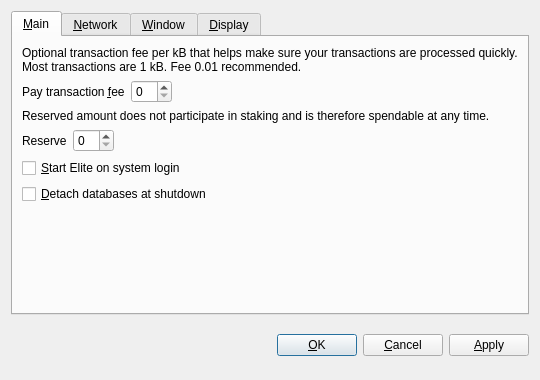
<?xml version="1.0" encoding="UTF-8"?>
<ui version="4.0">
 <class>OptionsDialog</class>
 <widget class="QDialog" name="OptionsDialog">
  <property name="geometry">
   <rect>
    <x>0</x>
    <y>0</y>
    <width>540</width>
    <height>380</height>
   </rect>
  </property>
  <property name="windowTitle">
   <string>Options</string>
  </property>
  <property name="modal">
   <bool>true</bool>
  </property>
  <layout class="QVBoxLayout" name="verticalLayout">
   <item>
    <widget class="QTabWidget" name="tabWidget">
     <property name="tabPosition">
      <enum>QTabWidget::North</enum>
     </property>
     <property name="currentIndex">
      <number>0</number>
     </property>
     <widget class="QWidget" name="tabMain">
      <attribute name="title">
       <string>&amp;Main</string>
      </attribute>
      <layout class="QVBoxLayout" name="verticalLayout_Main">
       <item>
        <widget class="QLabel" name="transactionFeeInfoLabel">
         <property name="text">
          <string>Optional transaction fee per kB that helps make sure your transactions are processed quickly. Most transactions are 1 kB. Fee 0.01 recommended.</string>
         </property>
         <property name="textFormat">
          <enum>Qt::PlainText</enum>
         </property>
         <property name="wordWrap">
          <bool>true</bool>
         </property>
        </widget>
       </item>
       <item>
        <layout class="QHBoxLayout" name="horizontalLayoutFee">
         <item>
          <widget class="QLabel" name="transactionFeeLabel">
           <property name="text">
            <string>Pay transaction &amp;fee</string>
           </property>
           <property name="textFormat">
            <enum>Qt::PlainText</enum>
           </property>
           <property name="buddy">
            <cstring>transactionFee</cstring>
           </property>
          </widget>
         </item>
         <item>
          <widget class="BitcoinAmountField" name="transactionFee"/>
         </item>
         <item>
          <spacer name="horizontalSpacerFee">
           <property name="orientation">
            <enum>Qt::Horizontal</enum>
           </property>
           <property name="sizeHint" stdset="0">
            <size>
             <width>40</width>
             <height>20</height>
            </size>
           </property>
          </spacer>
         </item>
        </layout>
       </item>
       <item>
        <widget class="QLabel" name="reserveBalanceInfoLabel">
         <property name="text">
          <string>Reserved amount does not participate in staking and is therefore spendable at any time.</string>
         </property>
         <property name="textFormat">
          <enum>Qt::PlainText</enum>
         </property>
         <property name="wordWrap">
          <bool>true</bool>
         </property>
        </widget>
       </item>
       <item>
        <layout class="QHBoxLayout" name="horizontalLayoutReserveBalance">
         <item>
          <widget class="QLabel" name="reserveBalanceLabel">
           <property name="text">
            <string>Reserve</string>
           </property>
           <property name="textFormat">
            <enum>Qt::PlainText</enum>
           </property>
           <property name="buddy">
            <cstring>reserveBalance</cstring>
           </property>
          </widget>
         </item>
         <item>
          <widget class="BitcoinAmountField" name="reserveBalance"/>
         </item>
         <item>
          <spacer name="horizontalSpacerReserveBalance">
           <property name="orientation">
            <enum>Qt::Horizontal</enum>
           </property>
           <property name="sizeHint" stdset="0">
            <size>
             <width>40</width>
             <height>20</height>
            </size>
           </property>
          </spacer>
         </item>
        </layout>
       </item>
       <item>
        <widget class="QCheckBox" name="bitcoinAtStartup">
         <property name="toolTip">
          <string>Automatically start Elite after logging in to the system.</string>
         </property>
         <property name="text">
          <string>&amp;Start Elite on system login</string>
         </property>
        </widget>
       </item>
       <item>
        <widget class="QCheckBox" name="detachDatabases">
         <property name="toolTip">
          <string>Detach block and address databases at shutdown. This means they can be moved to another data directory, but it slows down shutdown. The wallet is always detached.</string>
         </property>
         <property name="text">
          <string>&amp;Detach databases at shutdown</string>
         </property>
        </widget>
       </item>
       <item>
        <spacer name="verticalSpacer_Main">
         <property name="orientation">
          <enum>Qt::Vertical</enum>
         </property>
         <property name="sizeHint" stdset="0">
          <size>
           <width>20</width>
           <height>40</height>
          </size>
         </property>
        </spacer>
       </item>
      </layout>
     </widget>
     <widget class="QWidget" name="tabNetwork">
      <attribute name="title">
       <string>&amp;Network</string>
      </attribute>
      <layout class="QVBoxLayout" name="verticalLayout_Network">
       <item>
        <widget class="QCheckBox" name="mapPortUpnp">
         <property name="toolTip">
          <string>Automatically open the Elite client port on the router. This only works when your router supports UPnP and it is enabled.</string>
         </property>
         <property name="text">
          <string>Map port using &amp;UPnP</string>
         </property>
        </widget>
       </item>
       <item>
        <widget class="QCheckBox" name="connectSocks">
         <property name="toolTip">
          <string>Connect to the Elite network through a SOCKS proxy (e.g. when connecting through Tor).</string>
         </property>
         <property name="text">
          <string>&amp;Connect through SOCKS proxy:</string>
         </property>
        </widget>
       </item>
       <item>
        <layout class="QHBoxLayout" name="horizontalLayout_Network">
         <item>
          <widget class="QLabel" name="proxyIpLabel">
           <property name="text">
            <string>Proxy &amp;IP:</string>
           </property>
           <property name="textFormat">
            <enum>Qt::PlainText</enum>
           </property>
           <property name="buddy">
            <cstring>proxyIp</cstring>
           </property>
          </widget>
         </item>
         <item>
          <widget class="QValidatedLineEdit" name="proxyIp">
           <property name="maximumSize">
            <size>
             <width>140</width>
             <height>16777215</height>
            </size>
           </property>
           <property name="toolTip">
            <string>IP address of the proxy (e.g. 127.0.0.1)</string>
           </property>
          </widget>
         </item>
         <item>
          <widget class="QLabel" name="proxyPortLabel">
           <property name="text">
            <string>&amp;Port:</string>
           </property>
           <property name="textFormat">
            <enum>Qt::PlainText</enum>
           </property>
           <property name="buddy">
            <cstring>proxyPort</cstring>
           </property>
          </widget>
         </item>
         <item>
          <widget class="QLineEdit" name="proxyPort">
           <property name="maximumSize">
            <size>
             <width>55</width>
             <height>16777215</height>
            </size>
           </property>
           <property name="toolTip">
            <string>Port of the proxy (e.g. 9050)</string>
           </property>
          </widget>
         </item>
         <item>
          <widget class="QLabel" name="socksVersionLabel">
           <property name="text">
            <string>SOCKS &amp;Version:</string>
           </property>
           <property name="textFormat">
            <enum>Qt::PlainText</enum>
           </property>
           <property name="buddy">
            <cstring>socksVersion</cstring>
           </property>
          </widget>
         </item>
         <item>
          <widget class="QValueComboBox" name="socksVersion">
           <property name="toolTip">
            <string>SOCKS version of the proxy (e.g. 5)</string>
           </property>
          </widget>
         </item>
         <item>
          <spacer name="horizontalSpacer_Network">
           <property name="orientation">
            <enum>Qt::Horizontal</enum>
           </property>
           <property name="sizeHint" stdset="0">
            <size>
             <width>40</width>
             <height>20</height>
            </size>
           </property>
          </spacer>
         </item>
        </layout>
       </item>
       <item>
        <spacer name="verticalSpacer_Network">
         <property name="orientation">
          <enum>Qt::Vertical</enum>
         </property>
         <property name="sizeHint" stdset="0">
          <size>
           <width>20</width>
           <height>40</height>
          </size>
         </property>
        </spacer>
       </item>
      </layout>
     </widget>
     <widget class="QWidget" name="tabWindow">
      <attribute name="title">
       <string>&amp;Window</string>
      </attribute>
      <layout class="QVBoxLayout" name="verticalLayout_Window">
       <item>
        <widget class="QCheckBox" name="minimizeToTray">
         <property name="toolTip">
          <string>Show only a tray icon after minimizing the window.</string>
         </property>
         <property name="text">
          <string>&amp;Minimize to the tray instead of the taskbar</string>
         </property>
        </widget>
       </item>
       <item>
        <widget class="QCheckBox" name="minimizeOnClose">
         <property name="toolTip">
          <string>Minimize instead of exit the application when the window is closed. When this option is enabled, the application will be closed only after selecting Quit in the menu.</string>
         </property>
         <property name="text">
          <string>M&amp;inimize on close</string>
         </property>
        </widget>
       </item>
       <item>
        <spacer name="verticalSpacer_Window">
         <property name="orientation">
          <enum>Qt::Vertical</enum>
         </property>
         <property name="sizeHint" stdset="0">
          <size>
           <width>20</width>
           <height>40</height>
          </size>
         </property>
        </spacer>
       </item>
      </layout>
     </widget>
     <widget class="QWidget" name="tabDisplay">
      <attribute name="title">
       <string>&amp;Display</string>
      </attribute>
      <layout class="QVBoxLayout" name="verticalLayout_Display">
       <item>
        <layout class="QHBoxLayout" name="horizontalLayout_1_Display">
         <item>
          <widget class="QLabel" name="langLabel">
           <property name="text">
            <string>User Interface &amp;language:</string>
           </property>
           <property name="textFormat">
            <enum>Qt::PlainText</enum>
           </property>
           <property name="buddy">
            <cstring>lang</cstring>
           </property>
          </widget>
         </item>
         <item>
          <widget class="QValueComboBox" name="lang">
           <property name="toolTip">
            <string>The user interface language can be set here. This setting will take effect after restarting Elite.</string>
           </property>
          </widget>
         </item>
        </layout>
       </item>
       <item>
        <layout class="QHBoxLayout" name="horizontalLayout_2_Display">
         <item>
          <widget class="QLabel" name="unitLabel">
           <property name="text">
            <string>&amp;Unit to show amounts in:</string>
           </property>
           <property name="textFormat">
            <enum>Qt::PlainText</enum>
           </property>
           <property name="buddy">
            <cstring>unit</cstring>
           </property>
          </widget>
         </item>
         <item>
          <widget class="QValueComboBox" name="unit">
           <property name="toolTip">
            <string>Choose the default subdivision unit to show in the interface and when sending coins.</string>
           </property>
          </widget>
         </item>
        </layout>
       </item>
       <item>
        <widget class="QCheckBox" name="use1337Theme">
         <property name="text">
          <string>Use Elite visual theme (requires restart)</string>
         </property>
        </widget>
       </item>	   
       <item>
        <widget class="QCheckBox" name="displayAddresses">
         <property name="toolTip">
          <string>Whether to show Elite addresses in the transaction list or not.</string>
         </property>
         <property name="text">
          <string>&amp;Display addresses in transaction list</string>
         </property>
        </widget>
       </item>
       <item>
        <widget class="QCheckBox" name="coinControlFeatures">
         <property name="toolTip">
          <string>Whether to show coin control features or not.</string>
         </property>
         <property name="text">
          <string>Display coin &amp;control features (experts only!)</string>
         </property>
        </widget>
       </item>
       <item>
        <spacer name="verticalSpacer_Display">
         <property name="orientation">
          <enum>Qt::Vertical</enum>
         </property>
         <property name="sizeHint" stdset="0">
          <size>
           <width>20</width>
           <height>40</height>
          </size>
         </property>
        </spacer>
       </item>
      </layout>
     </widget>
    </widget>
   </item>
   <item>
    <layout class="QHBoxLayout" name="horizontalLayout_Buttons">
     <item>
      <spacer name="horizontalSpacer_1">
       <property name="orientation">
        <enum>Qt::Horizontal</enum>
       </property>
       <property name="sizeHint" stdset="0">
        <size>
         <width>40</width>
         <height>48</height>
        </size>
       </property>
      </spacer>
     </item>
     <item>
      <widget class="QLabel" name="statusLabel">
       <property name="font">
        <font>
         <weight>75</weight>
         <bold>true</bold>
        </font>
       </property>
       <property name="text">
        <string/>
       </property>
       <property name="textFormat">
        <enum>Qt::PlainText</enum>
       </property>
       <property name="wordWrap">
        <bool>true</bool>
       </property>
      </widget>
     </item>
     <item>
      <spacer name="horizontalSpacer_2">
       <property name="orientation">
        <enum>Qt::Horizontal</enum>
       </property>
       <property name="sizeHint" stdset="0">
        <size>
         <width>40</width>
         <height>48</height>
        </size>
       </property>
      </spacer>
     </item>
     <item>
      <widget class="QPushButton" name="okButton">
       <property name="text">
        <string>&amp;OK</string>
       </property>
      </widget>
     </item>
     <item>
      <widget class="QPushButton" name="cancelButton">
       <property name="text">
        <string>&amp;Cancel</string>
       </property>
       <property name="autoDefault">
        <bool>false</bool>
       </property>
      </widget>
     </item>
     <item>
      <widget class="QPushButton" name="applyButton">
       <property name="text">
        <string>&amp;Apply</string>
       </property>
       <property name="autoDefault">
        <bool>false</bool>
       </property>
      </widget>
     </item>
    </layout>
   </item>
  </layout>
 </widget>
 <customwidgets>
  <customwidget>
   <class>BitcoinAmountField</class>
   <extends>QSpinBox</extends>
   <header>bitcoinamountfield.h</header>
  </customwidget>
  <customwidget>
   <class>QValueComboBox</class>
   <extends>QComboBox</extends>
   <header>qvaluecombobox.h</header>
  </customwidget>
  <customwidget>
   <class>QValidatedLineEdit</class>
   <extends>QLineEdit</extends>
   <header>qvalidatedlineedit.h</header>
  </customwidget>
 </customwidgets>
 <resources/>
 <connections/>
</ui>
